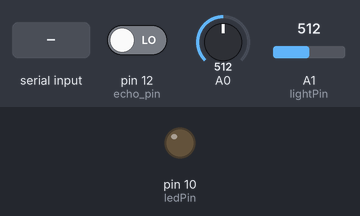
The sketch below on a simulated Arduino Uno, built with avr-gcc and run on an emulated ATmega328P. Parts: output pins drawn as LEDs (lit = HIGH). The inputs (shaded band) are chosen by the test bench; at power-on: pin 12 (echo_pin) LOW, A0 = 512, A1 (lightPin) = 512. What the sketch prints to the serial monitor is not drawn.

Above: at 1.2 s.
1.3 s: "1" received over Serial
At 2.4 s:
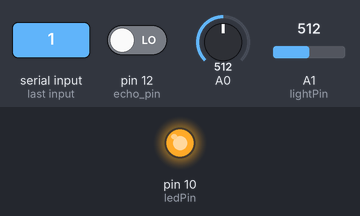
3.0 s: "0" received over Serial
At 3.6 s:
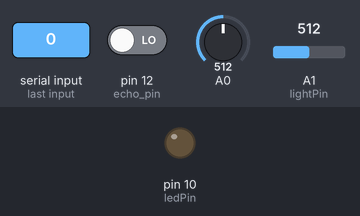
Timing chart, 0 to 6.0 s (numbered marks = the images above; inputs shaded):
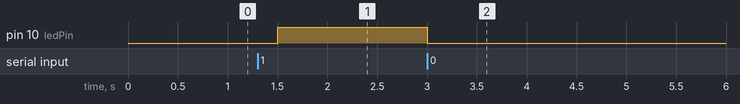

Measured:
- after the input at 1.3 s, pin 10 (ledPin): LOW → HIGH after 0.20 s
- after the input at 3.0 s, pin 10 (ledPin): HIGH → LOW at once

The sketch:

Test0913.ino
```cpp
const int ledPin = 10;
float temp;
const int lightPin=A1;
const int trig_pin=11;
const int echo_pin=12;
void setup() {
  Serial.begin(9600);
  pinMode(ledPin,OUTPUT);
}

void loop() {

  if(Serial.available()){
   	char inputVal = Serial.read();

    if(inputVal == '1'){
      digitalWrite(ledPin,HIGH);
      Serial.print("LED:ON");
      Serial.print("~");
    }
    else if(inputVal == '0'){
      digitalWrite(ledPin,LOW);
      Serial.print("LED:OFF");
      Serial.print("~");
    }

  }


    int val=analogRead(A0);

    temp=val*0.48828125;
    Serial.print("[TMP:");
    Serial.print(temp);
    Serial.print("]~");

    int lightValue=analogRead(lightPin);
    Serial.print("[LIGHT:");
    Serial.print(lightValue);
    Serial.print("]~");

    digitalWrite(trig_pin,LOW);
    delayMicroseconds(2);
    digitalWrite(trig_pin,HIGH);
    delayMicroseconds(10);
    digitalWrite(trig_pin,LOW);

    long duration=pulseIn(echo_pin,HIGH);
    long distance=(duration/2)/29.1;

    Serial.print("[DIS:");
    Serial.print(distance);
    Serial.println("]");
  delay(500);


}
```
